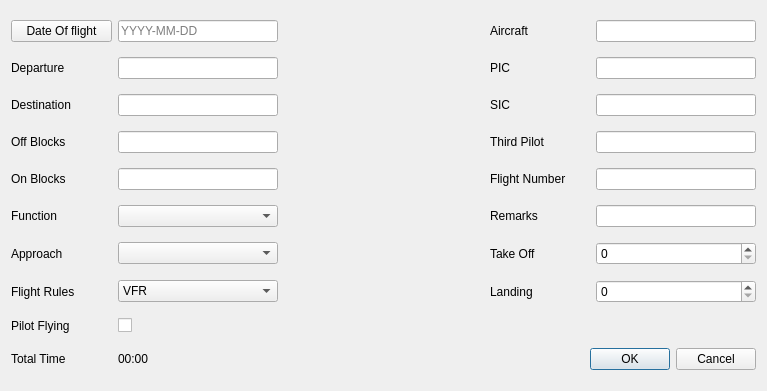
<?xml version="1.0" encoding="UTF-8"?>
<ui version="4.0">
 <class>NewFlightDialog</class>
 <widget class="QDialog" name="NewFlightDialog">
  <property name="geometry">
   <rect>
    <x>0</x>
    <y>0</y>
    <width>767</width>
    <height>391</height>
   </rect>
  </property>
  <property name="windowTitle">
   <string>Add New Flight</string>
  </property>
  <layout class="QGridLayout" name="gridLayout">
   <item row="13" column="0">
    <widget class="QLabel" name="tblkLabel">
     <property name="text">
      <string>Total Time</string>
     </property>
    </widget>
   </item>
   <item row="7" column="0">
    <widget class="QLabel" name="functionLabel">
     <property name="text">
      <string>Function</string>
     </property>
    </widget>
   </item>
   <item row="9" column="1">
    <widget class="QComboBox" name="flightRulesComboBox">
     <item>
      <property name="text">
       <string>VFR</string>
      </property>
     </item>
     <item>
      <property name="text">
       <string>IFR</string>
      </property>
     </item>
    </widget>
   </item>
   <item row="10" column="0">
    <widget class="QLabel" name="pilotFlyingLabel">
     <property name="text">
      <string>Pilot Flying</string>
     </property>
    </widget>
   </item>
   <item row="4" column="1">
    <widget class="QLineEdit" name="destLocationLineEdit">
     <property name="minimumSize">
      <size>
       <width>160</width>
       <height>0</height>
      </size>
     </property>
     <property name="maximumSize">
      <size>
       <width>120</width>
       <height>16777215</height>
      </size>
     </property>
    </widget>
   </item>
   <item row="8" column="0">
    <widget class="QLabel" name="approachLabel">
     <property name="text">
      <string>Approach</string>
     </property>
    </widget>
   </item>
   <item row="9" column="0">
    <widget class="QLabel" name="flightRulesLabel">
     <property name="text">
      <string>Flight Rules</string>
     </property>
    </widget>
   </item>
   <item row="13" column="3" colspan="2">
    <widget class="QDialogButtonBox" name="buttonBox">
     <property name="enabled">
      <bool>true</bool>
     </property>
     <property name="orientation">
      <enum>Qt::Horizontal</enum>
     </property>
     <property name="standardButtons">
      <set>QDialogButtonBox::Cancel|QDialogButtonBox::Ok</set>
     </property>
    </widget>
   </item>
   <item row="13" column="2">
    <widget class="QLabel" name="submissionReadyLabel">
     <property name="minimumSize">
      <size>
       <width>200</width>
       <height>0</height>
      </size>
     </property>
     <property name="maximumSize">
      <size>
       <width>200</width>
       <height>16777215</height>
      </size>
     </property>
     <property name="text">
      <string/>
     </property>
    </widget>
   </item>
   <item row="2" column="2">
    <widget class="QLabel" name="deptNameLabel">
     <property name="enabled">
      <bool>false</bool>
     </property>
     <property name="minimumSize">
      <size>
       <width>200</width>
       <height>0</height>
      </size>
     </property>
     <property name="maximumSize">
      <size>
       <width>200</width>
       <height>16777215</height>
      </size>
     </property>
     <property name="font">
      <font>
       <italic>true</italic>
      </font>
     </property>
     <property name="text">
      <string/>
     </property>
    </widget>
   </item>
   <item row="10" column="1">
    <widget class="QCheckBox" name="pilotFlyingCheckBox">
     <property name="text">
      <string/>
     </property>
    </widget>
   </item>
   <item row="6" column="0">
    <widget class="QLabel" name="tonbLabel">
     <property name="text">
      <string>On Blocks</string>
     </property>
    </widget>
   </item>
   <item row="8" column="1">
    <widget class="QComboBox" name="approachComboBox"/>
   </item>
   <item row="5" column="2">
    <widget class="QLabel" name="tofbSpacerLabel">
     <property name="enabled">
      <bool>false</bool>
     </property>
     <property name="minimumSize">
      <size>
       <width>200</width>
       <height>0</height>
      </size>
     </property>
     <property name="maximumSize">
      <size>
       <width>200</width>
       <height>16777215</height>
      </size>
     </property>
     <property name="text">
      <string/>
     </property>
    </widget>
   </item>
   <item row="6" column="2">
    <widget class="QLabel" name="tonbSpacerLabel">
     <property name="enabled">
      <bool>false</bool>
     </property>
     <property name="minimumSize">
      <size>
       <width>200</width>
       <height>0</height>
      </size>
     </property>
     <property name="maximumSize">
      <size>
       <width>200</width>
       <height>16777215</height>
      </size>
     </property>
     <property name="text">
      <string/>
     </property>
    </widget>
   </item>
   <item row="6" column="1">
    <widget class="QLineEdit" name="tonbTimeLineEdit">
     <property name="minimumSize">
      <size>
       <width>160</width>
       <height>0</height>
      </size>
     </property>
     <property name="maximumSize">
      <size>
       <width>120</width>
       <height>16777215</height>
      </size>
     </property>
    </widget>
   </item>
   <item row="4" column="2">
    <widget class="QLabel" name="destNameLabel">
     <property name="enabled">
      <bool>false</bool>
     </property>
     <property name="minimumSize">
      <size>
       <width>200</width>
       <height>0</height>
      </size>
     </property>
     <property name="maximumSize">
      <size>
       <width>200</width>
       <height>16777215</height>
      </size>
     </property>
     <property name="font">
      <font>
       <italic>true</italic>
      </font>
     </property>
     <property name="text">
      <string/>
     </property>
    </widget>
   </item>
   <item row="5" column="1">
    <widget class="QLineEdit" name="tofbTimeLineEdit">
     <property name="minimumSize">
      <size>
       <width>160</width>
       <height>0</height>
      </size>
     </property>
     <property name="maximumSize">
      <size>
       <width>120</width>
       <height>16777215</height>
      </size>
     </property>
    </widget>
   </item>
   <item row="7" column="1">
    <widget class="QComboBox" name="functionComboBox"/>
   </item>
   <item row="2" column="0">
    <widget class="QLabel" name="deptLabel">
     <property name="text">
      <string>Departure</string>
     </property>
    </widget>
   </item>
   <item row="2" column="1">
    <widget class="QLineEdit" name="deptLocationLineEdit">
     <property name="minimumSize">
      <size>
       <width>160</width>
       <height>0</height>
      </size>
     </property>
     <property name="maximumSize">
      <size>
       <width>120</width>
       <height>16777215</height>
      </size>
     </property>
    </widget>
   </item>
   <item row="5" column="0">
    <widget class="QLabel" name="tofbLabel">
     <property name="text">
      <string>Off Blocks</string>
     </property>
    </widget>
   </item>
   <item row="4" column="0">
    <widget class="QLabel" name="destLabel">
     <property name="text">
      <string>Destination</string>
     </property>
    </widget>
   </item>
   <item row="13" column="1">
    <widget class="QLabel" name="tblkDisplayLabel">
     <property name="minimumSize">
      <size>
       <width>160</width>
       <height>0</height>
      </size>
     </property>
     <property name="text">
      <string>00:00</string>
     </property>
    </widget>
   </item>
   <item row="0" column="0">
    <widget class="QPushButton" name="pushButton">
     <property name="text">
      <string>Date Of flight</string>
     </property>
    </widget>
   </item>
   <item row="0" column="1">
    <widget class="QLineEdit" name="doftLineEdit">
     <property name="minimumSize">
      <size>
       <width>160</width>
       <height>0</height>
      </size>
     </property>
     <property name="maximumSize">
      <size>
       <width>120</width>
       <height>16777215</height>
      </size>
     </property>
     <property name="placeholderText">
      <string>YYYY-MM-DD</string>
     </property>
    </widget>
   </item>
   <item row="0" column="3">
    <widget class="QLabel" name="acftLabel">
     <property name="text">
      <string>Aircraft</string>
     </property>
     <property name="alignment">
      <set>Qt::AlignLeading|Qt::AlignLeft|Qt::AlignVCenter</set>
     </property>
    </widget>
   </item>
   <item row="0" column="4">
    <widget class="QLineEdit" name="acftLineEdit">
     <property name="minimumSize">
      <size>
       <width>160</width>
       <height>0</height>
      </size>
     </property>
     <property name="maximumSize">
      <size>
       <width>120</width>
       <height>16777215</height>
      </size>
     </property>
    </widget>
   </item>
   <item row="2" column="3">
    <widget class="QLabel" name="picLabel">
     <property name="text">
      <string>PIC</string>
     </property>
     <property name="alignment">
      <set>Qt::AlignLeading|Qt::AlignLeft|Qt::AlignVCenter</set>
     </property>
    </widget>
   </item>
   <item row="2" column="4">
    <widget class="QLineEdit" name="picNameLineEdit">
     <property name="minimumSize">
      <size>
       <width>160</width>
       <height>0</height>
      </size>
     </property>
     <property name="maximumSize">
      <size>
       <width>120</width>
       <height>16777215</height>
      </size>
     </property>
    </widget>
   </item>
   <item row="4" column="3">
    <widget class="QLabel" name="sicLabel">
     <property name="text">
      <string>SIC</string>
     </property>
     <property name="alignment">
      <set>Qt::AlignLeading|Qt::AlignLeft|Qt::AlignVCenter</set>
     </property>
    </widget>
   </item>
   <item row="4" column="4">
    <widget class="QLineEdit" name="sicNameLineEdit">
     <property name="minimumSize">
      <size>
       <width>160</width>
       <height>0</height>
      </size>
     </property>
     <property name="maximumSize">
      <size>
       <width>120</width>
       <height>16777215</height>
      </size>
     </property>
    </widget>
   </item>
   <item row="5" column="3">
    <widget class="QLabel" name="thirdPilotLabel">
     <property name="text">
      <string>Third Pilot</string>
     </property>
     <property name="alignment">
      <set>Qt::AlignLeading|Qt::AlignLeft|Qt::AlignVCenter</set>
     </property>
    </widget>
   </item>
   <item row="5" column="4">
    <widget class="QLineEdit" name="thirdPilotNameLineEdit">
     <property name="minimumSize">
      <size>
       <width>160</width>
       <height>0</height>
      </size>
     </property>
     <property name="maximumSize">
      <size>
       <width>120</width>
       <height>16777215</height>
      </size>
     </property>
    </widget>
   </item>
   <item row="6" column="3">
    <widget class="QLabel" name="flightNumberLabel">
     <property name="text">
      <string>Flight Number</string>
     </property>
     <property name="alignment">
      <set>Qt::AlignLeading|Qt::AlignLeft|Qt::AlignVCenter</set>
     </property>
    </widget>
   </item>
   <item row="6" column="4">
    <widget class="QLineEdit" name="flightNumberLineEdit">
     <property name="minimumSize">
      <size>
       <width>160</width>
       <height>0</height>
      </size>
     </property>
     <property name="maximumSize">
      <size>
       <width>120</width>
       <height>16777215</height>
      </size>
     </property>
    </widget>
   </item>
   <item row="7" column="3">
    <widget class="QLabel" name="remarksLabel">
     <property name="text">
      <string>Remarks</string>
     </property>
     <property name="alignment">
      <set>Qt::AlignLeading|Qt::AlignLeft|Qt::AlignVCenter</set>
     </property>
    </widget>
   </item>
   <item row="7" column="4">
    <widget class="QLineEdit" name="remarksLineEdit">
     <property name="minimumSize">
      <size>
       <width>160</width>
       <height>0</height>
      </size>
     </property>
     <property name="maximumSize">
      <size>
       <width>120</width>
       <height>16777215</height>
      </size>
     </property>
    </widget>
   </item>
   <item row="8" column="3">
    <widget class="QLabel" name="takeOffLabel">
     <property name="text">
      <string>Take Off</string>
     </property>
    </widget>
   </item>
   <item row="8" column="4">
    <widget class="QSpinBox" name="takeOffSpinBox"/>
   </item>
   <item row="9" column="3">
    <widget class="QLabel" name="landingLabel">
     <property name="text">
      <string>Landing</string>
     </property>
    </widget>
   </item>
   <item row="9" column="4">
    <widget class="QSpinBox" name="landingSpinBox"/>
   </item>
  </layout>
 </widget>
 <tabstops>
  <tabstop>deptLocationLineEdit</tabstop>
  <tabstop>destLocationLineEdit</tabstop>
  <tabstop>tofbTimeLineEdit</tabstop>
  <tabstop>tonbTimeLineEdit</tabstop>
  <tabstop>approachComboBox</tabstop>
 </tabstops>
 <resources/>
 <connections>
  <connection>
   <sender>buttonBox</sender>
   <signal>rejected()</signal>
   <receiver>NewFlightDialog</receiver>
   <slot>reject()</slot>
   <hints>
    <hint type="sourcelabel">
     <x>490</x>
     <y>242</y>
    </hint>
    <hint type="destinationlabel">
     <x>286</x>
     <y>251</y>
    </hint>
   </hints>
  </connection>
 </connections>
</ui>
